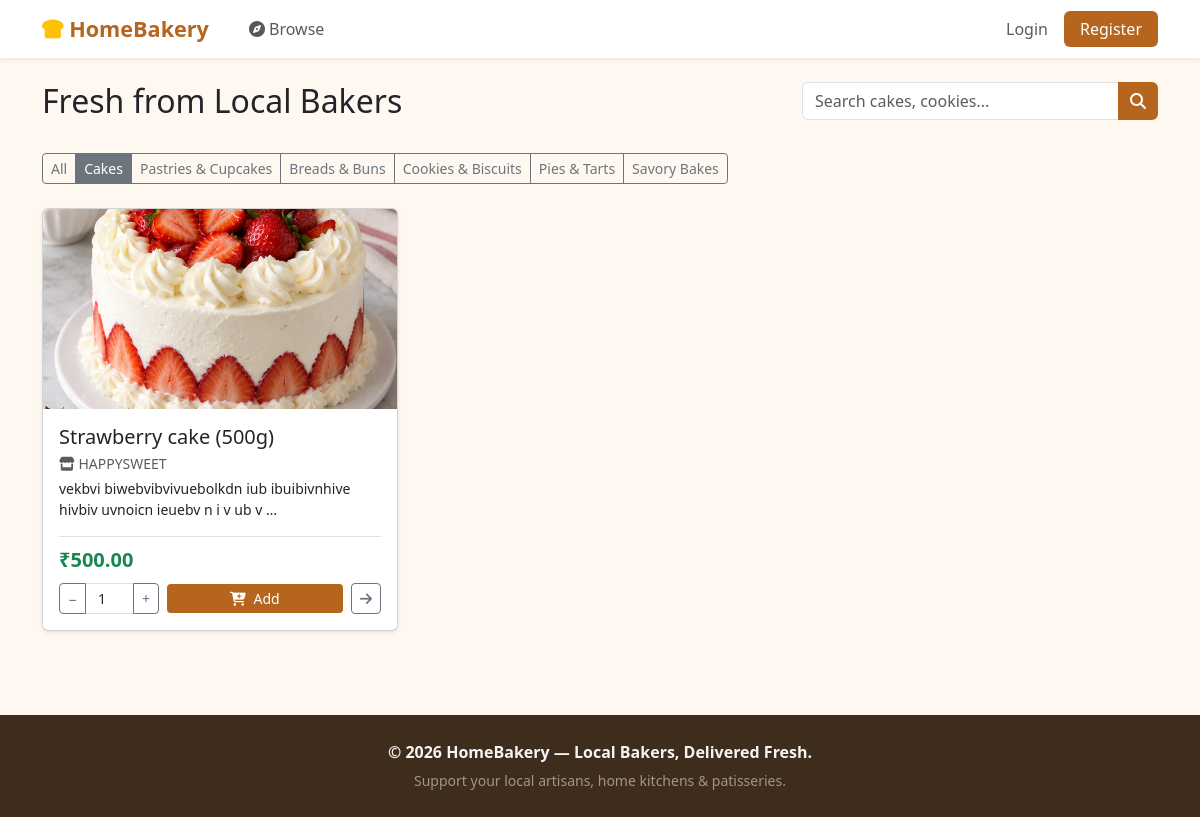
/?category=1, run on the app's committed database.
### products/models.py (models this page shows, shortened)
class Category(models.Model):
    name = models.CharField(max_length=50)
    class Meta:
        verbose_name_plural = "Categories"

class Product(models.Model):
    seller = models.ForeignKey(Seller, on_delete=models.CASCADE, related_name='products')
    category = models.ForeignKey(Category, on_delete=models.CASCADE)
    name = models.CharField(max_length=100)
    weight = models.CharField(max_length=50, blank=True, default='', help_text="Weight or piece description (e.g. 1 kg, 500g, 6 pcs, 1 piece)")
    price = models.DecimalField(max_digits=8, decimal_places=2, help_text="Total price for this item")
    unit = models.CharField(max_length=10, default='piece', blank=True)
    description = models.TextField()
    image = models.ImageField(upload_to='products/', blank=True, null=True)
    is_customizable = models.BooleanField(default=False)
    prep_time_hours = models.IntegerField(default=24)
    is_available = models.BooleanField(default=True)
    created_at = models.DateTimeField(auto_now_add=True)
    @property
    def display_name(self):
        if self.weight:
            return f"{self.name} ({self.weight})"
        return self.name

### sellers/models.py (models this page shows, shortened)
class Seller(models.Model):
    STATUS_CHOICES = [
        ('pending', 'Pending'),
        ('approved', 'Approved'),
        ('rejected', 'Rejected'),
    ]
    user = models.OneToOneField(User, on_delete=models.CASCADE)
    business_name = models.CharField(max_length=100)
    fssai_number = models.CharField(max_length=50, blank=True)
    bank_account_number = models.CharField(max_length=50, blank=True)
    ifsc_code = models.CharField(max_length=20, blank=True)
    upi_id = models.CharField(max_length=100, blank=True)
    payment_qr = models.ImageField(upload_to='seller_qrs/', blank=True, null=True)
    wallet_balance = models.DecimalField(max_digits=12, decimal_places=2, default=Decimal('0.00'))
    status = models.CharField(max_length=10, choices=STATUS_CHOICES, default='pending')
    created_at = models.DateTimeField(auto_now_add=True)

### products/views.py (the view)
# urls.py: path('', views.product_list, name='product_list'),
def product_list(request):
    products = Product.objects.filter(seller__status='approved')
    query = request.GET.get('q')
    if query:
        products = products.filter(name__icontains=query.strip())
    category_id = request.GET.get('category')
    if category_id:
        products = products.filter(category_id=category_id)
    categories = Category.objects.all()
    return render(request, 'products/product_list.html', {
        'products': products,
        'categories': categories,
    })

### orders/context_processors.py (called while the page is built)
def cart_context(request):
    if hasattr(request, 'user') and request.user.is_authenticated and getattr(request.user, 'role', '') == 'customer':
        return {
            'cart_item_count': CartItem.objects.filter(customer=request.user).count()
        }
    return {
        'cart_item_count': 0
    }

### templates/products/product_list.html (shortened to what this page needs)
{% extends 'base.html' %}
{% block content %}
<div class="row mb-4">
    <div class="col-md-8">
        <h2>Fresh from Local Bakers</h2>
    </div>
    <div class="col-md-4">
        <form method="GET">
            <div class="input-group">
                <input type="text" name="q" class="form-control" placeholder="Search cakes, cookies..." value="{{ request.GET.q }}">
                <button class="btn btn-bakery" type="submit"><i class="fa-solid fa-search"></i></button>
            </div>
        </form>
    </div>
</div>
<div class="row mb-4">
    <div class="col-12">
        <div class="btn-group flex-wrap" role="group">
            <a href="{% url 'product_list' %}" class="btn btn-outline-secondary btn-sm {% if not request.GET.category %}active{% endif %}">All</a>
            {% for category in categories %}
                <a href="?category={{ category.id }}" class="btn btn-outline-secondary btn-sm {% if request.GET.category == category.id|stringformat:'s' %}active{% endif %}">{{ category.name }}</a>
            {% endfor %}
        </div>
    </div>
</div>
<div class="row g-4">
    {% for product in products %}
    <div class="col-md-4 col-sm-6">
        <div class="card card-product h-100 shadow-sm">
            {% if product.image %}
                <img src="{{ product.image.url }}" class="card-img-top" style="height:200px; object-fit:cover;" alt="{{ product.name }}">
            {% else %}
                <div class="bg-light d-flex align-items-center justify-content-center" style="height:200px;">
                    <i class="fa-solid fa-cake-candles fa-3x text-muted"></i>
                </div>
            {% endif %}
            <div class="card-body d-flex flex-column">
                <h5 class="card-title mb-1">{{ product.display_name }}</h5>
                <p class="text-muted small mb-1"><i class="fa-solid fa-store"></i> {{ product.seller.business_name }}</p>
                <p class="card-text small">{{ product.description|truncatewords:12 }}</p>
                <div class="mt-auto pt-2 border-top">
                    <div class="d-flex justify-content-between align-items-center mb-2">
                        <span class="fw-bold text-success fs-5">₹{{ product.price }}</span>
                    </div>
                    {% if product.is_available %}
                        {% if user.is_authenticated and user.role == 'seller' %}
                            <a href="{% url 'product_detail' product.id %}" class="btn btn-outline-secondary btn-sm w-100">
                                <i class="fa-solid fa-eye me-1"></i> View Details
                            </a>
                        {% else %}
                            <form method="POST" action="{% url 'add_to_cart' product.id %}" class="d-flex gap-2 align-items-center">
                                <div class="input-group input-group-sm" style="width: 100px;">
                                    <button type="button" class="btn btn-outline-secondary px-2" onclick="changeCardQty('qty_{{ product.id }}', -1)">−</button>
                                    <input type="number" name="quantity" id="qty_{{ product.id }}" value="1" min="1" step="1" class="form-control text-center px-1" required>
                                    <button type="button" class="btn btn-outline-secondary px-2" onclick="changeCardQty('qty_{{ product.id }}', 1)">+</button>
                                </div>
                                <button type="submit" class="btn btn-bakery btn-sm flex-grow-1" title="Add to Cart">
                                    <i class="fa-solid fa-cart-plus me-1"></i> Add
                                </button>
                                <a href="{% url 'product_detail' product.id %}" class="btn btn-outline-secondary btn-sm" title="View details & reviews">
                                    <i class="fa-solid fa-arrow-right"></i>
                                </a>
                            </form>
                        {% endif %}
                    {% endif %}
                </div>
            </div>
        </div>
    </div>
    {% empty %}
        <div class="col-12 text-center text-muted py-5">
            <i class="fa-solid fa-box-open fa-3x mb-3"></i>
            <p>No products found.</p>
        </div>
    {% endfor %}
</div>
{% endblock %}

### templates/base.html (style rules this page uses)
body { background-color: #fff8f0; min-height: 100vh; display: flex; flex-direction: column; }
.btn-bakery { background-color: #b5651d; color: white; border: none; }
.card-product { transition: transform 0.15s ease-in-out; }

### data on the page
Category: name "Cakes"
Category: name "Pastries & Cupcakes"
Category: name "Breads & Buns"
Category: name "Cookies & Biscuits"
Category: name "Pies & Tarts"
Category: name "Savory Bakes"
Product: image (picture), display_name "Strawberry cake (500g)", seller.business_name "HAPPYSWEET", description "vekbvi biwebvibvivuebolkdn iub ibuibivnhive hivbiv uvnoicn ieuebv n i v ub v …", price "500.00"
